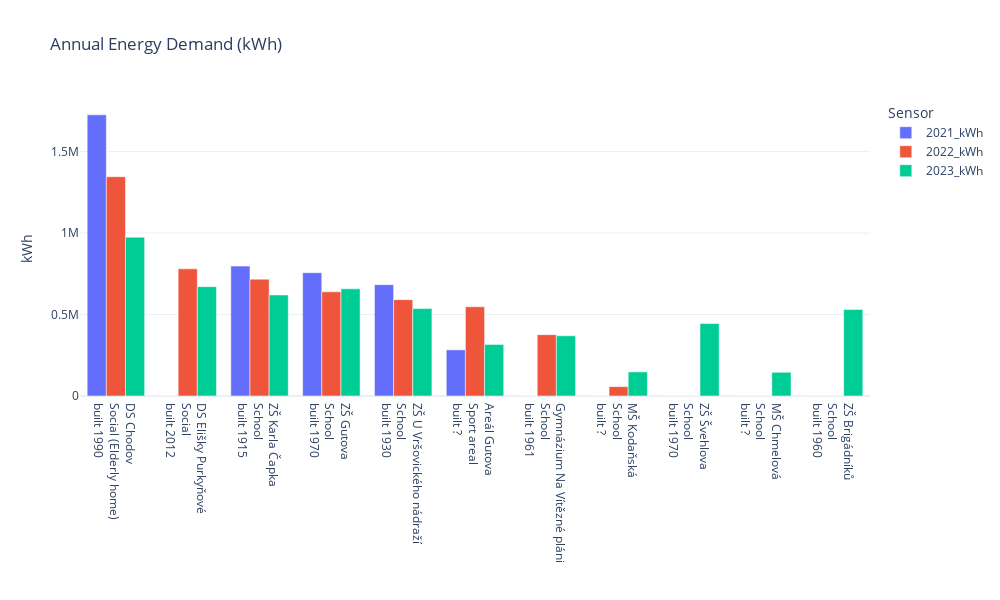

The code cell stored with this chart in its notebook:
### Code cell
fig = px.bar(metadata.loc[:, list(demand_yearly_kwh.columns) + ["plot_name"]].set_index("plot_name"), 
       barmode="group",
       title="Annual Energy Demand (kWh)",
       template="plotly_white",
       #orientation="h",
       width=1000,
       height=600)

fig.update_layout(yaxis_title="kWh",
                  xaxis_title="",
                  legend_title="Sensor")
fig.write_image("../reports/annual_energy_demand.png")
fig.show()

### Figure 1 — Plotly figure (JSON) as saved in the notebook; plotly's stock layout.template omitted (floating-point values rounded to 4 significant figures)
{"data": [{"alignmentgroup": "True", "hovertemplate": "variable=2021_kWh<br>plot_name=%{x}<br>value=%{y}<extra></extra>", "legendgroup": "2021_kWh", "marker": {"color": "#636efa", "pattern": {"shape": ""}}, "name": "2021_kWh", "offsetgroup": "2021_kWh", "orientation": "v", "showlegend": true, "textposition": "auto", "type": "bar", "x": ["DS Chodov<br>Social (Elderly home)<br>built 1990", "DS Elišky Purkyňové<br>Social<br>built 2012", "ZŠ Karla Čapka<br>School<br>built 1915", "ZŠ Gutova<br>School<br>built 1970", "ZŠ U Vršovického nádraží<br>School<br>built 1930", "Areál Gutova<br>Sport areal<br>built ?", "Gymnázium Na Vítězné pláni<br>School<br>built 1961", "MŠ Kodaňská<br>School<br>built ?", "ZŠ Švehlova<br>School<br>built 1970", "MŠ Chmelová<br>School<br>built ?", "ZŠ Brigádníků<br>School<br>built 1960"], "xaxis": "x", "y": [1725000.0, 0, 797300.0, 756800.0, 683300.0, 283300.0, 0, 0, 0, 0, 0], "yaxis": "y"}, {"alignmentgroup": "True", "hovertemplate": "variable=2022_kWh<br>plot_name=%{x}<br>value=%{y}<extra></extra>", "legendgroup": "2022_kWh", "marker": {"color": "#EF553B", "pattern": {"shape": ""}}, "name": "2022_kWh", "offsetgroup": "2022_kWh", "orientation": "v", "showlegend": true, "textposition": "auto", "type": "bar", "x": ["DS Chodov<br>Social (Elderly home)<br>built 1990", "DS Elišky Purkyňové<br>Social<br>built 2012", "ZŠ Karla Čapka<br>School<br>built 1915", "ZŠ Gutova<br>School<br>built 1970", "ZŠ U Vršovického nádraží<br>School<br>built 1930", "Areál Gutova<br>Sport areal<br>built ?", "Gymnázium Na Vítězné pláni<br>School<br>built 1961", "MŠ Kodaňská<br>School<br>built ?", "ZŠ Švehlova<br>School<br>built 1970", "MŠ Chmelová<br>School<br>built ?", "ZŠ Brigádníků<br>School<br>built 1960"], "xaxis": "x", "y": [1346000.0, 780200.0, 716800.0, 639400.0, 591200.0, 547600.0, 376300.0, 57380.0, 0, 0, 0], "yaxis": "y"}, {"alignmentgroup": "True", "hovertemplate": "variable=2023_kWh<br>plot_name=%{x}<br>value=%{y}<extra></extra>", "legendgroup": "2023_kWh", "marker": {"color": "#00cc96", "pattern": {"shape": ""}}, "name": "2023_kWh", "offsetgroup": "2023_kWh", "orientation": "v", "showlegend": true, "textposition": "auto", "type": "bar", "x": ["DS Chodov<br>Social (Elderly home)<br>built 1990", "DS Elišky Purkyňové<br>Social<br>built 2012", "ZŠ Karla Čapka<br>School<br>built 1915", "ZŠ Gutova<br>School<br>built 1970", "ZŠ U Vršovického nádraží<br>School<br>built 1930", "Areál Gutova<br>Sport areal<br>built ?", "Gymnázium Na Vítězné pláni<br>School<br>built 1961", "MŠ Kodaňská<br>School<br>built ?", "ZŠ Švehlova<br>School<br>built 1970", "MŠ Chmelová<br>School<br>built ?", "ZŠ Brigádníků<br>School<br>built 1960"], "xaxis": "x", "y": [974400.0, 671000.0, 619800.0, 657400.0, 536500.0, 316700.0, 369400.0, 147700.0, 444600.0, 145600.0, 530500.0], "yaxis": "y"}], "layout": {"barmode": "group", "height": 600, "legend": {"title": {"text": "Sensor"}, "tracegroupgap": 0}, "title": {"text": "Annual Energy Demand (kWh)"}, "width": 1000, "xaxis": {"anchor": "y", "domain": [0, 1], "title": {"text": ""}}, "yaxis": {"anchor": "x", "domain": [0, 1], "title": {"text": "kWh"}}}}
